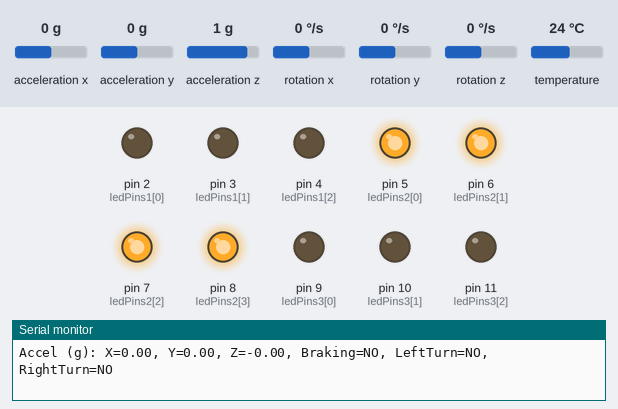
The sketch below on a simulated Arduino Uno, built with avr-gcc and run on an emulated ATmega328P. Parts: output pins drawn as LEDs (lit = HIGH), the last lines printed to the serial monitor. Dashed ring = blinking. Inputs (shaded band) come from the test bench; at power-on: acceleration x 0 g, acceleration y 0 g, acceleration z 1 g, rotation x 0 °/s, rotation y 0 °/s, rotation z 0 °/s, temperature 24 °C.

Above: at 1.2 s.
1.3 s: acceleration x set to -1.4 g
At 1.56 s:
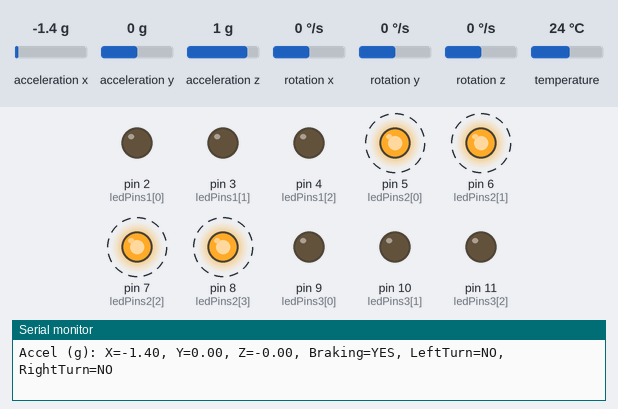
4.3 s: acceleration y set to -0.4 g
7.3 s: acceleration y set to -0.7 g
At 7.61 s:
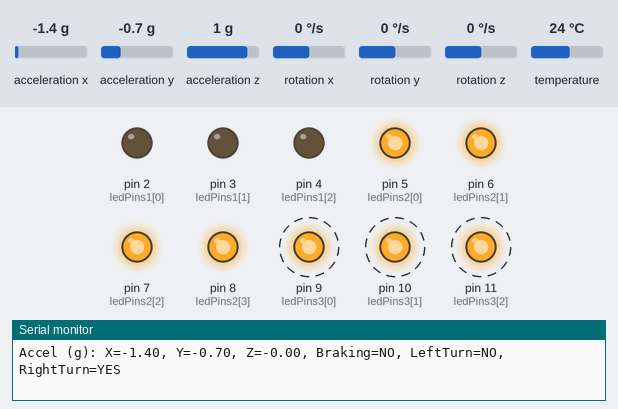
10.3 s: acceleration y set to 0.8 g
At 10.63 s:
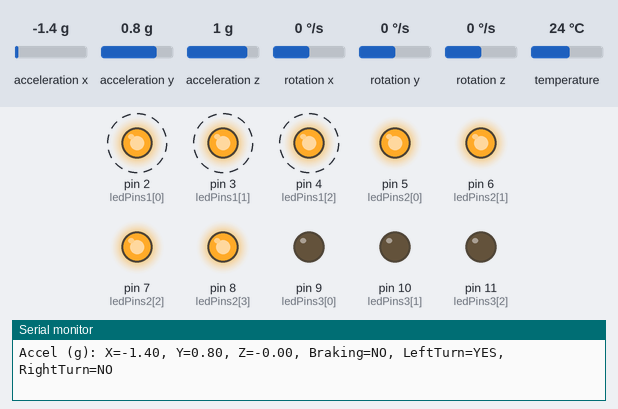
Timing chart, 0 to 14.3 s (numbered marks = the images above; inputs shaded):
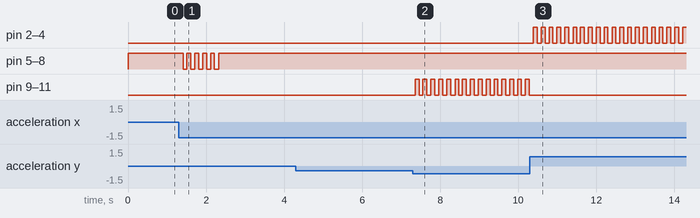

Measured:
- the behaviour switches between -0.5 and -0.6 g on acceleration y (found by bisection; images 1 and 2)
- after the input at 1.3 s, pin 5 (ledPins2[0]), pin 6 (ledPins2[1]), pin 7 (ledPins2[2]), pin 8 (ledPins2[3]): alternates HIGH for 0.10 s and LOW for 0.10 s, 10 changes in all, then stays HIGH, starting after 0.11 s
- after the input at 7.3 s, pin 9 (ledPins3[0]), pin 10 (ledPins3[1]), pin 11 (ledPins3[2]): alternates HIGH for 0.10 s and LOW for 0.10 s, starting after 0.06 s
- after the input at 10.3 s, pin 2 (ledPins1[0]), pin 3 (ledPins1[1]), pin 4 (ledPins1[2]): alternates HIGH for 0.10 s and LOW for 0.10 s, starting after 0.09 s; pin 9 (ledPins3[0]), pin 10 (ledPins3[1]), pin 11 (ledPins3[2]): stops changing and stays LOW

The sketch:

led-bike.ino
```cpp
#include <Adafruit_MPU6050.h>
#include <Adafruit_Sensor.h>
#include <Wire.h>
#include <avr/wdt.h>  // For watchdog timer reset

// LED pin definitions
const int ledPins1[] = {2, 3, 4};  // LEDs D2-D4 (left turn)
const int ledPins2[] = {5, 6, 7, 8};  // LEDs D5-D8 (red, braking)
const int ledPins3[] = {9, 10, 11};  // LEDs D9-D11 (right turn)

// Timing constants (ms)
const int blinkInterval = 100;  // Blink rate for turning and braking LEDs
const int brakingHoldTime = 1000;  // Minimum time braking LEDs blink
unsigned long lastUpdate = 0;
unsigned long lastBrakingTime = 0;  // Timestamp of last braking event
bool blinkState = false;
bool brakingActive = false;

// Lockup detection
const int lockupCheckInterval = 100;  // Check every 100ms
const int maxIdenticalReadings = 10;  // Number of identical readings to detect lockup
float lastAccelX = 0, lastAccelY = 0, lastAccelZ = 0;
int identicalCount = 0;
unsigned long lastLockupCheck = 0;

// Optional: MPU power pin (uncomment if using transistor)
// const int mpuPowerPin = 12;  // Pin to control MPU-6050 VCC

// MPU6050 object
Adafruit_MPU6050 mpu;

// Thresholds (in g)
const float turnThreshold = 0.5;  // Y-axis acceleration for turning
const float brakingThreshold = 0.7;  // X-axis deceleration for braking
const float noMovementThreshold = 0.3;  // Threshold for no movement (X and Y)
const float lockupTolerance = 0.01;  // Tolerance for identical readings (g)

void setup() {
  // Initialize LED pins
  for (int i = 0; i < 3; i++) pinMode(ledPins1[i], OUTPUT);
  for (int i = 0; i < 4; i++) pinMode(ledPins2[i], OUTPUT);
  for (int i = 0; i < 3; i++) pinMode(ledPins3[i], OUTPUT);

  // Turn off turning LEDs, turn on red LEDs initially
  for (int i = 0; i < 3; i++) digitalWrite(ledPins1[i], LOW);
  for (int i = 0; i < 4; i++) digitalWrite(ledPins2[i], HIGH);  // Red LEDs ON
  for (int i = 0; i < 3; i++) digitalWrite(ledPins3[i], LOW);

  // Initialize Serial for debugging
  Serial.begin(9600);

  // Optional: Initialize MPU power pin (uncomment if using transistor)
  // pinMode(mpuPowerPin, OUTPUT);
  // digitalWrite(mpuPowerPin, HIGH);  // Turn on MPU (HIGH for PNP transistor)

  // Initialize MPU6050
  if (!initializeMPU()) {
    Serial.println("Initial MPU6050 setup failed!");
    triggerNanoReset();  // Reset Nano if MPU fails
  }
}

bool initializeMPU() {
  // Optional: Power cycle MPU (uncomment if using transistor)
  // digitalWrite(mpuPowerPin, LOW);  // Turn off MPU
  // delay(100);
  // digitalWrite(mpuPowerPin, HIGH);  // Turn on MPU
  // delay(100);

  // Initialize I2C and MPU6050
  Wire.begin();  // Reset I2C bus
  if (mpu.begin()) {
    mpu.setAccelerometerRange(MPU6050_RANGE_2_G);  // ±2g range
    mpu.setGyroRange(MPU6050_RANGE_250_DEG);
    mpu.setFilterBandwidth(MPU6050_BAND_21_HZ);  // Reduce noise
    Serial.println("MPU6050 initialized");
    identicalCount = 0;  // Reset lockup counter
    return true;
  }
  return false;
}

void triggerNanoReset() {
  Serial.println("Triggering Nano reset...");
  wdt_enable(WDTO_15MS);  // Enable watchdog timer with 15ms timeout
  while (1);  // Wait for reset
}

void loop() {
  // Get accelerometer data
  sensors_event_t accel, gyro, temp;
  bool dataValid = mpu.getEvent(&accel, &gyro, &temp);

  // Convert accelerations to g (m/s² ÷ 9.81)
  float accelX = dataValid ? accel.acceleration.x / 9.81 : 0;
  float accelY = dataValid ? accel.acceleration.y / 9.81 : 0;
  float accelZ = dataValid ? (accel.acceleration.z - 9.81) / 9.81 : 0;

  // Check for MPU lockup (identical readings)
  unsigned long currentMillis = millis();
  if (currentMillis - lastLockupCheck >= lockupCheckInterval) {
    if (dataValid && abs(accelX - lastAccelX) < lockupTolerance &&
        abs(accelY - lastAccelY) < lockupTolerance &&
        abs(accelZ - lastAccelZ) < lockupTolerance) {
      identicalCount++;
      if (identicalCount >= maxIdenticalReadings) {
        Serial.println("MPU6050 lockup detected, attempting reinitialization...");
        if (!initializeMPU()) {
          Serial.println("Reinitialization failed, resetting Nano...");
          triggerNanoReset();
        }
        identicalCount = 0;  // Reset counter after successful reinitialization
      }
    } else {
      identicalCount = 0;  // Reset counter if readings change
    }
    lastAccelX = accelX;
    lastAccelY = accelY;
    lastAccelZ = accelZ;
    lastLockupCheck = currentMillis;
  }

  // Check for braking (sudden negative X acceleration)
  static float prevAccelX = 0;
  float accelXChange = prevAccelX - accelX;  // Negative acceleration
  if (accelXChange > brakingThreshold) {
    brakingActive = true;
    lastBrakingTime = currentMillis;  // Start hold timer
  }

  // Keep braking LEDs blinking for at least brakingHoldTime
  if (brakingActive && currentMillis - lastBrakingTime > brakingHoldTime) {
    brakingActive = false;  // End braking period after 1 second
  }

  // Check for turning (Y-axis acceleration)
  bool isLeftTurn = accelY > turnThreshold;   // Positive Y = left turn
  bool isRightTurn = accelY < -turnThreshold; // Negative Y = right turn

  // Check for no movement (X and Y near zero, ignore Z)
  bool noMovement = abs(accelX) < noMovementThreshold && abs(accelY) < noMovementThreshold;

  // Update LEDs
  if (currentMillis - lastUpdate >= blinkInterval) {
    blinkState = !blinkState;  // Toggle blink state

    // LED Set 2 (D5-D8, red) - Always ON, blink during braking
    for (int i = 0; i < 4; i++) {
      digitalWrite(ledPins2[i], brakingActive ? blinkState : HIGH);
    }

    // LED Sets 1 and 3 (D2-D4 for left, D9-D11 for right) - Blink for turning, OFF if braking or no movement
    if (!brakingActive && !noMovement) {
      for (int i = 0; i < 3; i++) {
        digitalWrite(ledPins1[i], isLeftTurn ? blinkState : LOW);
        digitalWrite(ledPins3[i], isRightTurn ? blinkState : LOW);
      }
    } else {
      for (int i = 0; i < 3; i++) {
        digitalWrite(ledPins1[i], LOW);
        digitalWrite(ledPins3[i], LOW);
      }
    }

    prevAccelX = accelX;  // Store for next iteration
    lastUpdate = currentMillis;

    // Debug output
    Serial.print("Accel (g): X=");
    Serial.print(accelX);
    Serial.print(", Y=");
    Serial.print(accelY);
    Serial.print(", Z=");
    Serial.print(accelZ);
    Serial.print(", Braking=");
    Serial.print(brakingActive ? "YES" : "NO");
    Serial.print(", LeftTurn=");
    Serial.print(isLeftTurn ? "YES" : "NO");
    Serial.print(", RightTurn=");
    Serial.println(isRightTurn ? "YES" : "NO");
  }
}
```
